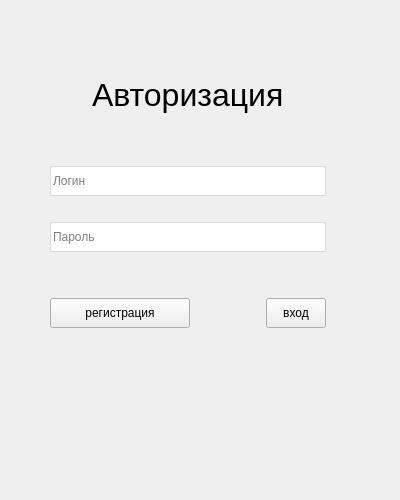
<?xml version="1.0" encoding="UTF-8"?>
<ui version="4.0">
 <class>LoginWidget</class>
 <widget class="QWidget" name="LoginWidget">
  <property name="geometry">
   <rect>
    <x>0</x>
    <y>0</y>
    <width>400</width>
    <height>500</height>
   </rect>
  </property>
  <property name="sizePolicy">
   <sizepolicy hsizetype="Fixed" vsizetype="Fixed">
    <horstretch>0</horstretch>
    <verstretch>0</verstretch>
   </sizepolicy>
  </property>
  <property name="minimumSize">
   <size>
    <width>400</width>
    <height>250</height>
   </size>
  </property>
  <property name="maximumSize">
   <size>
    <width>400</width>
    <height>550</height>
   </size>
  </property>
  <property name="windowTitle">
   <string>Form</string>
  </property>
  <widget class="QWidget" name="verticalLayoutWidget">
   <property name="geometry">
    <rect>
     <x>10</x>
     <y>10</y>
     <width>356</width>
     <height>488</height>
    </rect>
   </property>
   <layout class="QVBoxLayout" name="mainLayout">
    <item>
     <spacer name="verticalSpacer_4">
      <property name="orientation">
       <enum>Qt::Vertical</enum>
      </property>
      <property name="sizeType">
       <enum>QSizePolicy::Fixed</enum>
      </property>
      <property name="sizeHint" stdset="0">
       <size>
        <width>20</width>
        <height>40</height>
       </size>
      </property>
     </spacer>
    </item>
    <item>
     <layout class="QHBoxLayout" name="horizontalLayout_2">
      <item>
       <spacer name="horizontalSpacer">
        <property name="orientation">
         <enum>Qt::Horizontal</enum>
        </property>
        <property name="sizeHint" stdset="0">
         <size>
          <width>40</width>
          <height>20</height>
         </size>
        </property>
       </spacer>
      </item>
      <item>
       <widget class="QLabel" name="label">
        <property name="sizePolicy">
         <sizepolicy hsizetype="Fixed" vsizetype="Fixed">
          <horstretch>0</horstretch>
          <verstretch>0</verstretch>
         </sizepolicy>
        </property>
        <property name="minimumSize">
         <size>
          <width>0</width>
          <height>50</height>
         </size>
        </property>
        <property name="maximumSize">
         <size>
          <width>16777215</width>
          <height>150</height>
         </size>
        </property>
        <property name="font">
         <font>
          <pointsize>24</pointsize>
         </font>
        </property>
        <property name="text">
         <string>Авторизация</string>
        </property>
        <property name="scaledContents">
         <bool>false</bool>
        </property>
       </widget>
      </item>
      <item>
       <spacer name="horizontalSpacer_2">
        <property name="orientation">
         <enum>Qt::Horizontal</enum>
        </property>
        <property name="sizeHint" stdset="0">
         <size>
          <width>40</width>
          <height>20</height>
         </size>
        </property>
       </spacer>
      </item>
     </layout>
    </item>
    <item>
     <spacer name="verticalSpacer">
      <property name="orientation">
       <enum>Qt::Vertical</enum>
      </property>
      <property name="sizeType">
       <enum>QSizePolicy::Fixed</enum>
      </property>
      <property name="sizeHint" stdset="0">
       <size>
        <width>20</width>
        <height>20</height>
       </size>
      </property>
     </spacer>
    </item>
    <item>
     <layout class="QHBoxLayout" name="horizontalLayout_3">
      <item>
       <spacer name="horizontalSpacer_3">
        <property name="orientation">
         <enum>Qt::Horizontal</enum>
        </property>
        <property name="sizeType">
         <enum>QSizePolicy::Fixed</enum>
        </property>
        <property name="sizeHint" stdset="0">
         <size>
          <width>40</width>
          <height>20</height>
         </size>
        </property>
       </spacer>
      </item>
      <item>
       <layout class="QVBoxLayout" name="verticalLayout_2">
        <item>
         <widget class="QLineEdit" name="loginInput">
          <property name="minimumSize">
           <size>
            <width>0</width>
            <height>30</height>
           </size>
          </property>
          <property name="styleSheet">
           <string notr="true">QLineEdit{
                border-style: solid;
                border-width: 1px;
                border-radius: 2px;
                border-color: rgb(220,220,220);
                }</string>
          </property>
          <property name="inputMask">
           <string/>
          </property>
          <property name="placeholderText">
           <string>Логин</string>
          </property>
         </widget>
        </item>
        <item>
         <spacer name="verticalSpacer_2">
          <property name="orientation">
           <enum>Qt::Vertical</enum>
          </property>
          <property name="sizeType">
           <enum>QSizePolicy::Fixed</enum>
          </property>
          <property name="sizeHint" stdset="0">
           <size>
            <width>20</width>
            <height>20</height>
           </size>
          </property>
         </spacer>
        </item>
        <item>
         <widget class="QLineEdit" name="passwordInput">
          <property name="minimumSize">
           <size>
            <width>0</width>
            <height>30</height>
           </size>
          </property>
          <property name="styleSheet">
           <string notr="true">QLineEdit{
                border-style: solid;
                border-width: 1px;
                border-radius: 2px;
                border-color: rgb(220,220,220);
                }</string>
          </property>
          <property name="placeholderText">
           <string>Пароль</string>
          </property>
         </widget>
        </item>
       </layout>
      </item>
      <item>
       <spacer name="horizontalSpacer_4">
        <property name="orientation">
         <enum>Qt::Horizontal</enum>
        </property>
        <property name="sizeType">
         <enum>QSizePolicy::Fixed</enum>
        </property>
        <property name="sizeHint" stdset="0">
         <size>
          <width>40</width>
          <height>20</height>
         </size>
        </property>
       </spacer>
      </item>
     </layout>
    </item>
    <item>
     <spacer name="verticalSpacer_5">
      <property name="orientation">
       <enum>Qt::Vertical</enum>
      </property>
      <property name="sizeType">
       <enum>QSizePolicy::Fixed</enum>
      </property>
      <property name="sizeHint" stdset="0">
       <size>
        <width>20</width>
        <height>40</height>
       </size>
      </property>
     </spacer>
    </item>
    <item>
     <layout class="QHBoxLayout" name="horizontalLayout">
      <item>
       <spacer name="horizontalSpacer_5">
        <property name="orientation">
         <enum>Qt::Horizontal</enum>
        </property>
        <property name="sizeType">
         <enum>QSizePolicy::Fixed</enum>
        </property>
        <property name="sizeHint" stdset="0">
         <size>
          <width>40</width>
          <height>20</height>
         </size>
        </property>
       </spacer>
      </item>
      <item>
       <widget class="QPushButton" name="RegistrationButton">
        <property name="minimumSize">
         <size>
          <width>0</width>
          <height>30</height>
         </size>
        </property>
        <property name="styleSheet">
         <string notr="true"/>
        </property>
        <property name="text">
         <string>регистрация</string>
        </property>
       </widget>
      </item>
      <item>
       <spacer name="horizontalSpacer_7">
        <property name="orientation">
         <enum>Qt::Horizontal</enum>
        </property>
        <property name="sizeType">
         <enum>QSizePolicy::Fixed</enum>
        </property>
        <property name="sizeHint" stdset="0">
         <size>
          <width>70</width>
          <height>20</height>
         </size>
        </property>
       </spacer>
      </item>
      <item>
       <widget class="QPushButton" name="loginButton">
        <property name="minimumSize">
         <size>
          <width>0</width>
          <height>30</height>
         </size>
        </property>
        <property name="maximumSize">
         <size>
          <width>60</width>
          <height>16777215</height>
         </size>
        </property>
        <property name="styleSheet">
         <string notr="true"/>
        </property>
        <property name="text">
         <string>вход</string>
        </property>
       </widget>
      </item>
      <item>
       <spacer name="horizontalSpacer_6">
        <property name="orientation">
         <enum>Qt::Horizontal</enum>
        </property>
        <property name="sizeType">
         <enum>QSizePolicy::Fixed</enum>
        </property>
        <property name="sizeHint" stdset="0">
         <size>
          <width>40</width>
          <height>20</height>
         </size>
        </property>
       </spacer>
      </item>
     </layout>
    </item>
    <item>
     <spacer name="verticalSpacer_3">
      <property name="orientation">
       <enum>Qt::Vertical</enum>
      </property>
      <property name="sizeType">
       <enum>QSizePolicy::Fixed</enum>
      </property>
      <property name="sizeHint" stdset="0">
       <size>
        <width>20</width>
        <height>170</height>
       </size>
      </property>
     </spacer>
    </item>
   </layout>
  </widget>
 </widget>
 <resources/>
 <connections/>
</ui>
